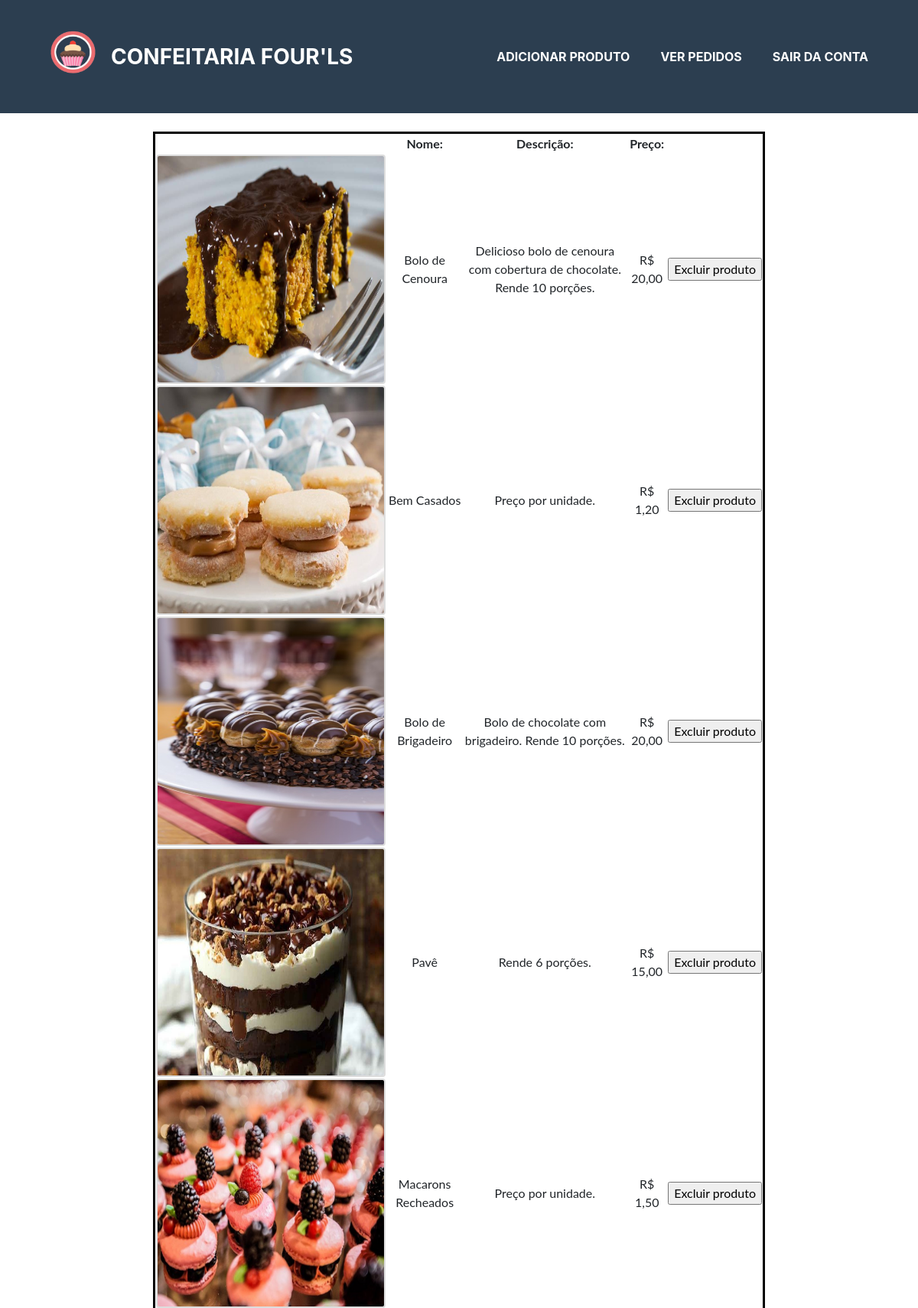
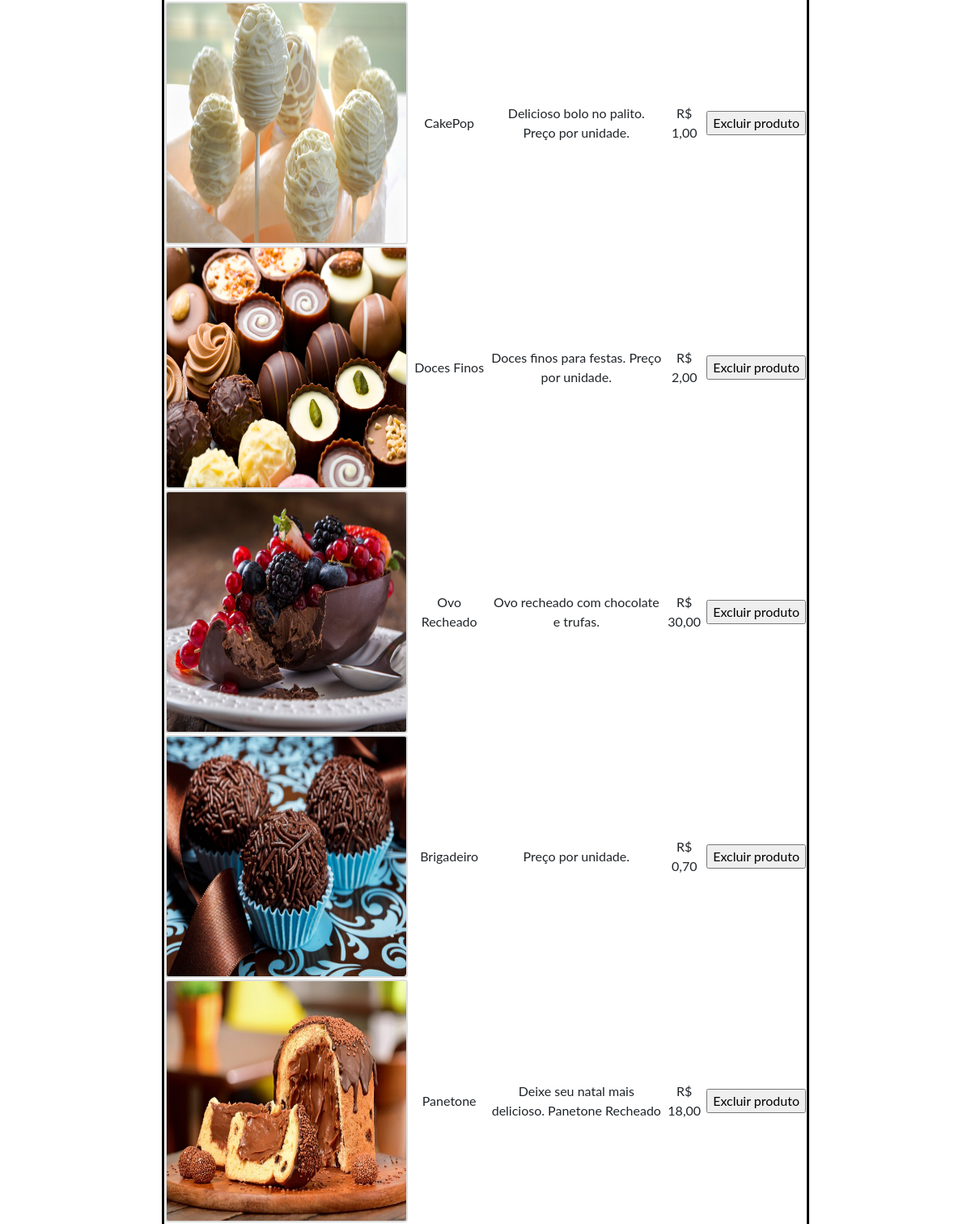
The page /src/paginaadm/viewadm.php (upper part) on the database its author committed (2 pictures, top to bottom).
### tables this page shows
CREATE TABLE produto(
id_produto INT NOT NULL PRIMARY KEY AUTO_INCREMENT,
nomepro VARCHAR (50),
descricao VARCHAR(300),
preco FLOAT,
imagem VARCHAR(250),
visible BOOLEAN NOT NULL
);

### src/paginainicial/pinicialModel.php (called while the page is built, shortened)
<?php
    function buscarProdutos() {
        $conexao = getConnection();
        $select = $conexao->prepare("SELECT id_produto, nomepro, descricao, preco, imagem FROM produto WHERE visible=1");
        $select->execute();
        if ($select) {
            $fetch = $select->fetchAll();
            return $fetch;
        } else {
            die($select->errorInfo());
        }
        return null;
    }
?>

### src/paginainicial/pinicialCTRL.php (called while the page is built, shortened)
<?php
    require "pinicialModel.php";
   $produto= buscarProdutos();

### src/paginaadm/viewadm.php (the view, shortened to what this page needs)
<!DOCTYPE html>
<html lang="br">
<head>
  <link href="cardapioadm.css" rel="stylesheet" type="text/css">
  <link href="cardapioadm.css" rel="stylesheet">
</head>
<body id="page-top">
    <nav class="navbar navbar-expand-lg bg-secondary text-uppercase fixed-top" id="mainNav">
        <div class="container">
          <img class="logo" src="logo.png" height="100" width="100">
          <a class="navbar-brand js-scroll-trigger" href="../paginacliente.php">Confeitaria Four'ls</a>
          <ul class="navbar-nav ml-auto">
          <li class="nav-item mx-0 mx-lg-1">
            <a class="nav-link py-3 px-0 px-lg-3 rounded js-scroll-trigger" href="cardapioadm.php">Adicionar produto</a>
          </li>
          <ul class="navbar-nav ml-auto">
          <li class="nav-item mx-0 mx-lg-1">
            <a class="nav-link py-3 px-0 px-lg-3 rounded js-scroll-trigger" href="pedido/viewpedido.php">Ver pedidos</a>
          </li>
        <ul class="navbar-nav ml-auto">
          <li class="nav-item mx-0 mx-lg-1">
            <a class="nav-link py-3 px-0 px-lg-3 rounded js-scroll-trigger" href="../sair.php">Sair da conta</a>
          </li>
      </div>
  </nav>
      <div class="divider-custom divider-light">
      </div>
      <p class="masthead-subheading font-weight-light mb-0">Confeitaria - Gostosuras - Doces</p>
  <div style="display: block; margin: 100px;">
  <table class="tabela">
        <tr>
          <th>
          </th>
          <th>
            Nome:
          </th>
          <th>
            Descrição:
          </th>
          <th>
            Preço:
          </th>
          <th>
          </th>
        </tr>
  <?php
    require "../paginainicial/pinicialCTRL.php";
    foreach($produto as $produto){
  ?>
      <tr>
        <td>
          <img class= "imagem" src="../Imagens_Produtos/<?php echo $produto['id_produto'];?>/<?php echo $produto['imagem'];?>"  />
        </td>
        <td>
          <?php echo $produto['nomepro']; ?>
        </td>
        <td>
          <?php echo $produto['descricao']; ?>
        </td>
        <td>
          <?php echo "R$ " . number_format($produto['preco'],2,",",".") ?>
        </td>
        <td>
      <input class="excluir"  type="button" onclick="window.location.href='Adm_Ctrl.php?id=<?php echo $produto['id_produto']?>'"  value="Excluir produto">
      </td>
      </tr>
  <?php
      }
  ?>
  </table>
  </div>
</html>

### src/paginaadm/viewadm.php (style rules this page uses)
.tabela { text-align: center; margin: 100px; border: 3px solid black; width: 80%; height: 40px; }
.imagem { width: 300px; height: 300px; border: 2px solid #ddd; border-radius: 4px; }

### rows shown on the page
produto: imagem (picture), nomepro "Bolo de Cenoura", descricao "Delicioso bolo de cenoura com cobertura de chocolate. Rende 10 porções.", preco "20,00"
produto: imagem (picture), nomepro "Bem Casados", descricao "Preço por unidade.", preco "1,20"
produto: imagem (picture), nomepro "Bolo de Brigadeiro", descricao "Bolo de chocolate com brigadeiro. Rende 10 porções.", preco "20,00"
produto: imagem (picture), nomepro "Pavê", descricao "Rende 6 porções.", preco "15,00"
produto: imagem (picture), nomepro "Macarons Recheados", descricao "Preço por unidade.", preco "1,50"
produto: imagem (picture), nomepro "CakePop", descricao "Delicioso bolo no palito. Preço por unidade.", preco "1,00"
produto: imagem (picture), nomepro "Doces Finos", descricao "Doces finos para festas. Preço por unidade.", preco "2,00"
produto: imagem (picture), nomepro "Ovo Recheado", descricao "Ovo recheado com chocolate e trufas.", preco "30,00"
produto: imagem (picture), nomepro "Brigadeiro", descricao "Preço por unidade.", preco "0,70"
produto: imagem (picture), nomepro "Panetone", descricao "Deixe seu natal mais delicioso. Panetone Recheado", preco "18,00"
